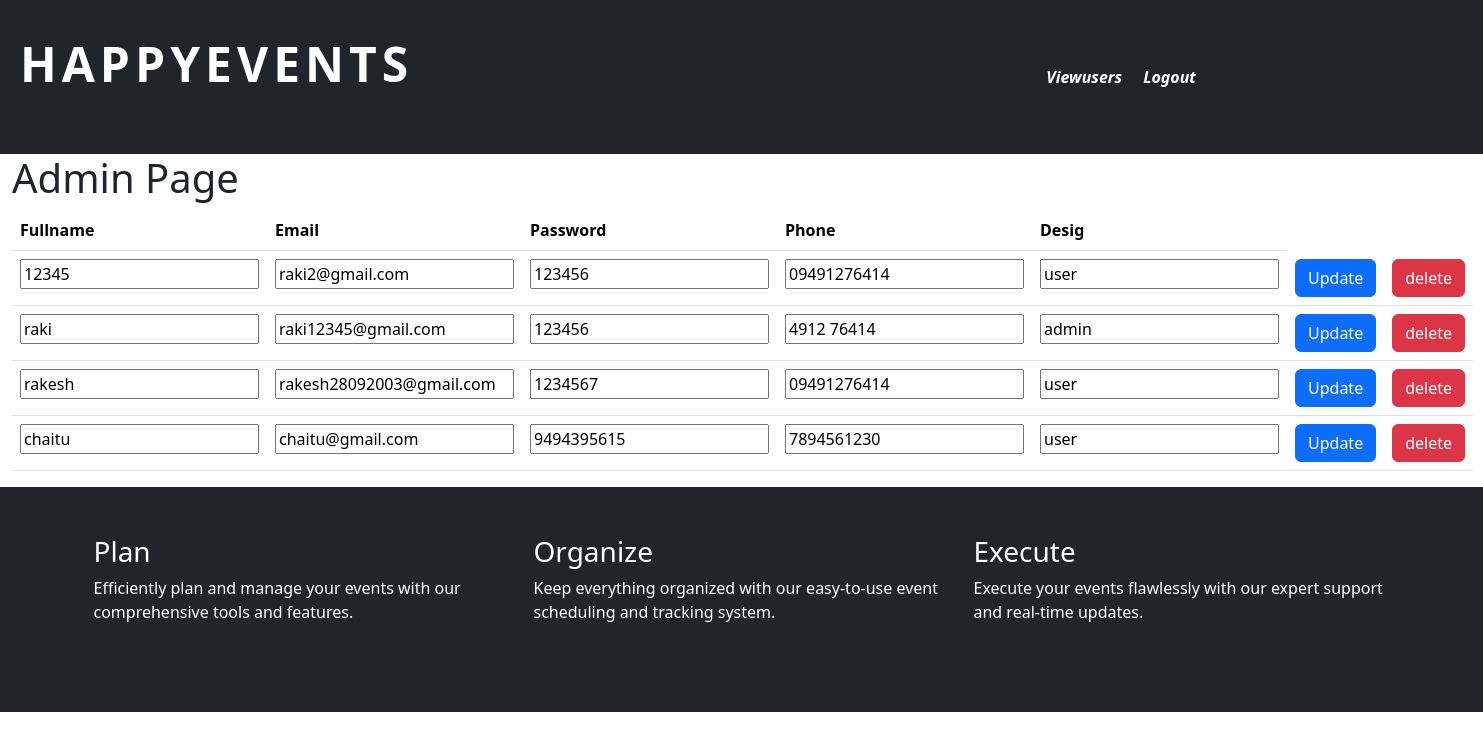
/Viewusers/, run on the app's committed database.
### app/models.py (models this page shows)
class register(models.Model):
    Username=models.CharField(max_length=30)
    Email=models.EmailField(primary_key=True)
    password=models.CharField(max_length=30)
    Phone=models.CharField(max_length=10)
    desig=models.CharField(max_length=13,default="user")

### app/views.py (the view)
# urls.py: path('Viewusers/',views.vus),
def vus(request):
    users = register.objects.all()
    return render(request,"views.html",{"users":users})

### app/templates/views.html
{% extends "adminlayout.html" %}
{% load static %}
{% block content %}
<div class="container-fluid">
  <div class="row">
    <h1>Admin Page</h1>
    <div class="container">
      <table class="table ">
        <thead>
          <th>Fullname</th>
          <th>Email</th>
          <th>Password</th>
          <th>Phone</th>
          <th>Desig</th>
        </thead>
        {% for users in users %}
        <tr>
          <form action="/modify">
            <td> <input type="text" name="Username" value="{{users.Username}}"></td>
            <td> <input type="email" name="Email" value="{{users.Email}}">  </td>
            <td> <input type="text" name="password" value="{{users.password}}"></td>
            <td> <input type="text" name="phone" value="{{users.Phone}}"></td>
            <td> <input type="text" name="desig" value="{{users.desig}}"> </td>
            <td><button class="btn btn-primary" name="operation" type="submit" value="update" >Update</button></td>
            <td><button class="btn btn-danger" name="operation" type="submit" value="delete">delete</button></td>
          </form>
        </tr>
      {% endfor %}
      </table>
    </div>
  </div>
</div>
{% endblock %}

### app/templates/adminlayout.html (shortened to what this page needs)
<!DOCTYPE html>
{% load static %}
<html lang="en">
<head>
    <link rel="stylesheet" href="{% static 'css/bootstrap.min.css'%}">
</head>
<body>
    <nav class="navbar navbar-expand-sm bg-dark navbar-dark">
        <div class="lg">
            <div class="row justify-content-center">
              <div class="col-md-12">
                <div class="logo bg-dark">
                  <span>HAPPYEVENTS</span>
                </div>
              </div>
            </div>
          </div>
        <div>
            <ul class="navbar-nav">
                <li class="nav-item"><a href="/Viewusers" class="nav-link">Viewusers</a></li>
                <li class="nav-item"><a href="/logout" class="nav-link">Logout</a></li>
            </ul>
        </div>
    </nav>
    {% block content %}{% endblock %}
   {% block foot %}
    <footer class="bg-dark">
        <section class="py-5">
            <div class="container">
                <div class="row">
                    <div class="col-md-4 text-white">
                        <h3>Plan</h3>
                        <p>Efficiently plan and manage your events with our comprehensive tools and features.</p>
                    </div>
                    <div class="col-md-4 text-white">
                        <h3>Organize</h3>
                        <p>Keep everything organized with our easy-to-use event scheduling and tracking system.</p>
                    </div>
                    <div class="col-md-4 text-white">
                        <h3>Execute</h3>
                        <p>Execute your events flawlessly with our expert support and real-time updates.</p>
                    </div>
                </div>
            </div>
        </section>
    </footer>
    {% endblock %}
</body>
</html>

### app/templates/adminlayout.html (style rules this page uses)
.navbar-nav { padding-left: 600px; }
.nav-link { font-weight: bold; font-style: italic; color: #fff !important; margin-left: 5px; transition: 0.6s; border-radius: 20px; text-transform: capitalize; }
.lg { font-family: 'Segoe UI', Tahoma, Geneva, Verdana, sans-serif; text-align: center; padding: 20px; }
.logo { font-size: 3em; font-weight: bold; color: #ffffff; text-transform: uppercase; letter-spacing: 5px; margin-bottom: 20px; position: relative; display: inline-block; overflow: hidden; }
.logo span { display: inline-block; transform-origin: bottom; animation: bounce 1s infinite; }

### data on the page
register: Username "12345", Email "raki2@gmail.com", password "123456", phone "09491276414", desig "user"
register: Username "raki", Email "raki12345@gmail.com", password "123456", phone "4912 76414", desig "admin"
register: Username "rakesh", Email "rakesh28092003@gmail.com", password "1234567", phone "09491276414", desig "user"
register: Username "chaitu", Email "chaitu@gmail.com", password "9494395615", phone "7894561230", desig "user"
